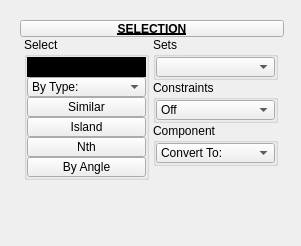
<?xml version="1.0" encoding="UTF-8"?>
<ui version="4.0">
 <class>QtUi</class>
 <widget class="QMainWindow" name="QtUi">
  <property name="enabled">
   <bool>true</bool>
  </property>
  <property name="geometry">
   <rect>
    <x>0</x>
    <y>0</y>
    <width>301</width>
    <height>246</height>
   </rect>
  </property>
  <property name="minimumSize">
   <size>
    <width>120</width>
    <height>0</height>
   </size>
  </property>
  <property name="maximumSize">
   <size>
    <width>999</width>
    <height>999</height>
   </size>
  </property>
  <property name="palette">
   <palette>
    <active>
     <colorrole role="Base">
      <brush brushstyle="SolidPattern">
       <color alpha="255">
        <red>0</red>
        <green>0</green>
        <blue>0</blue>
       </color>
      </brush>
     </colorrole>
     <colorrole role="Shadow">
      <brush brushstyle="SolidPattern">
       <color alpha="255">
        <red>0</red>
        <green>0</green>
        <blue>0</blue>
       </color>
      </brush>
     </colorrole>
     <colorrole role="Highlight">
      <brush brushstyle="SolidPattern">
       <color alpha="255">
        <red>85</red>
        <green>170</green>
        <blue>255</blue>
       </color>
      </brush>
     </colorrole>
     <colorrole role="ToolTipBase">
      <brush brushstyle="SolidPattern">
       <color alpha="255">
        <red>255</red>
        <green>255</green>
        <blue>127</blue>
       </color>
      </brush>
     </colorrole>
    </active>
    <inactive>
     <colorrole role="Base">
      <brush brushstyle="SolidPattern">
       <color alpha="255">
        <red>0</red>
        <green>0</green>
        <blue>0</blue>
       </color>
      </brush>
     </colorrole>
     <colorrole role="Shadow">
      <brush brushstyle="SolidPattern">
       <color alpha="255">
        <red>0</red>
        <green>0</green>
        <blue>0</blue>
       </color>
      </brush>
     </colorrole>
     <colorrole role="Highlight">
      <brush brushstyle="SolidPattern">
       <color alpha="255">
        <red>85</red>
        <green>170</green>
        <blue>255</blue>
       </color>
      </brush>
     </colorrole>
     <colorrole role="ToolTipBase">
      <brush brushstyle="SolidPattern">
       <color alpha="255">
        <red>255</red>
        <green>255</green>
        <blue>127</blue>
       </color>
      </brush>
     </colorrole>
    </inactive>
    <disabled>
     <colorrole role="Base">
      <brush brushstyle="SolidPattern">
       <color alpha="255">
        <red>240</red>
        <green>240</green>
        <blue>240</blue>
       </color>
      </brush>
     </colorrole>
     <colorrole role="Shadow">
      <brush brushstyle="SolidPattern">
       <color alpha="255">
        <red>0</red>
        <green>0</green>
        <blue>0</blue>
       </color>
      </brush>
     </colorrole>
     <colorrole role="Highlight">
      <brush brushstyle="SolidPattern">
       <color alpha="255">
        <red>0</red>
        <green>120</green>
        <blue>215</blue>
       </color>
      </brush>
     </colorrole>
     <colorrole role="ToolTipBase">
      <brush brushstyle="SolidPattern">
       <color alpha="255">
        <red>255</red>
        <green>255</green>
        <blue>127</blue>
       </color>
      </brush>
     </colorrole>
    </disabled>
   </palette>
  </property>
  <property name="windowTitle">
   <string>Toolkit</string>
  </property>
  <property name="tabShape">
   <enum>QTabWidget::Triangular</enum>
  </property>
  <property name="dockNestingEnabled">
   <bool>true</bool>
  </property>
  <property name="dockOptions">
   <set>QMainWindow::AllowNestedDocks|QMainWindow::AllowTabbedDocks|QMainWindow::AnimatedDocks|QMainWindow::ForceTabbedDocks</set>
  </property>
  <widget class="QWidget" name="mainWindow">
   <widget class="QWidget" name="layoutWidget_2">
    <property name="geometry">
     <rect>
      <x>20</x>
      <y>20</y>
      <width>264</width>
      <height>206</height>
     </rect>
    </property>
    <layout class="QGridLayout" name="gridLayout_2">
     <property name="spacing">
      <number>0</number>
     </property>
     <item row="1" column="1" colspan="2">
      <layout class="QHBoxLayout" name="horizontalLayout">
       <item>
        <layout class="QVBoxLayout" name="verticalLayout">
         <property name="spacing">
          <number>0</number>
         </property>
         <item>
          <widget class="QGroupBox" name="groupBox_5">
           <property name="minimumSize">
            <size>
             <width>125</width>
             <height>0</height>
            </size>
           </property>
           <property name="maximumSize">
            <size>
             <width>125</width>
             <height>999</height>
            </size>
           </property>
           <property name="title">
            <string>Select</string>
           </property>
           <layout class="QVBoxLayout" name="verticalLayout_4">
            <property name="spacing">
             <number>0</number>
            </property>
            <property name="leftMargin">
             <number>0</number>
            </property>
            <property name="topMargin">
             <number>0</number>
            </property>
            <property name="rightMargin">
             <number>0</number>
            </property>
            <property name="bottomMargin">
             <number>0</number>
            </property>
            <item>
             <widget class="QLineEdit" name="txt001">
              <property name="minimumSize">
               <size>
                <width>0</width>
                <height>20</height>
               </size>
              </property>
              <property name="maximumSize">
               <size>
                <width>999</width>
                <height>20</height>
               </size>
              </property>
              <property name="toolTip">
               <string>&lt;html&gt;&lt;head/&gt;&lt;body&gt;&lt;p&gt;Select all by name.&lt;br&gt;&lt;br/&gt;&lt;span style=&quot; text-decoration: underline;&quot;&gt;Wildcards:&lt;/span&gt;&lt;br&gt;&lt;span style=&quot; font-weight:600;&quot;&gt;Startswith&lt;/span&gt;*&lt;br&gt;*&lt;span style=&quot; font-weight:600;&quot;&gt;Endswith&lt;/span&gt;&lt;br&gt;*&lt;span style=&quot; font-weight:600;&quot;&gt;contains&lt;/span&gt;*&lt;/p&gt;&lt;/body&gt;&lt;/html&gt;</string>
              </property>
              <property name="maxLength">
               <number>100</number>
              </property>
              <property name="frame">
               <bool>false</bool>
              </property>
              <property name="placeholderText">
               <string>By Name:</string>
              </property>
             </widget>
            </item>
            <item>
             <widget class="ComboBox" name="cmb002">
              <property name="minimumSize">
               <size>
                <width>0</width>
                <height>20</height>
               </size>
              </property>
              <property name="maximumSize">
               <size>
                <width>999</width>
                <height>20</height>
               </size>
              </property>
              <property name="toolTip">
               <string>Select All objects in the scene of the same type</string>
              </property>
              <property name="editable">
               <bool>false</bool>
              </property>
              <property name="maxVisibleItems">
               <number>30</number>
              </property>
              <property name="sizeAdjustPolicy">
               <enum>QComboBox::AdjustToContents</enum>
              </property>
              <item>
               <property name="text">
                <string>By Type:</string>
               </property>
              </item>
             </widget>
            </item>
            <item>
             <widget class="PushButton" name="tb001">
              <property name="enabled">
               <bool>true</bool>
              </property>
              <property name="minimumSize">
               <size>
                <width>0</width>
                <height>20</height>
               </size>
              </property>
              <property name="maximumSize">
               <size>
                <width>999</width>
                <height>20</height>
               </size>
              </property>
              <property name="toolTip">
               <string>Select similar objects or components, depending on selection mode.</string>
              </property>
              <property name="text">
               <string>Similar</string>
              </property>
              <property name="iconSize">
               <size>
                <width>18</width>
                <height>18</height>
               </size>
              </property>
             </widget>
            </item>
            <item>
             <widget class="PushButton" name="tb002">
              <property name="enabled">
               <bool>true</bool>
              </property>
              <property name="minimumSize">
               <size>
                <width>0</width>
                <height>20</height>
               </size>
              </property>
              <property name="maximumSize">
               <size>
                <width>999</width>
                <height>20</height>
               </size>
              </property>
              <property name="toolTip">
               <string>Select Island: Select contiguous faces within a normal range</string>
              </property>
              <property name="text">
               <string>Island</string>
              </property>
              <property name="iconSize">
               <size>
                <width>18</width>
                <height>18</height>
               </size>
              </property>
             </widget>
            </item>
            <item>
             <widget class="PushButton" name="tb000">
              <property name="enabled">
               <bool>true</bool>
              </property>
              <property name="minimumSize">
               <size>
                <width>0</width>
                <height>20</height>
               </size>
              </property>
              <property name="maximumSize">
               <size>
                <width>999</width>
                <height>20</height>
               </size>
              </property>
              <property name="toolTip">
               <string>Select Nth: Select 2 components</string>
              </property>
              <property name="text">
               <string>Nth</string>
              </property>
              <property name="iconSize">
               <size>
                <width>18</width>
                <height>18</height>
               </size>
              </property>
             </widget>
            </item>
            <item>
             <widget class="PushButton" name="tb003">
              <property name="enabled">
               <bool>true</bool>
              </property>
              <property name="minimumSize">
               <size>
                <width>0</width>
                <height>20</height>
               </size>
              </property>
              <property name="maximumSize">
               <size>
                <width>999</width>
                <height>20</height>
               </size>
              </property>
              <property name="toolTip">
               <string>Select edges having normals between the given high and low angles.</string>
              </property>
              <property name="text">
               <string>By Angle</string>
              </property>
              <property name="iconSize">
               <size>
                <width>18</width>
                <height>18</height>
               </size>
              </property>
             </widget>
            </item>
           </layout>
           <zorder>txt001</zorder>
           <zorder>tb001</zorder>
           <zorder>tb002</zorder>
           <zorder>cmb002</zorder>
           <zorder>tb000</zorder>
           <zorder>tb003</zorder>
          </widget>
         </item>
         <item>
          <spacer name="verticalSpacer_2">
           <property name="orientation">
            <enum>Qt::Vertical</enum>
           </property>
           <property name="sizeHint" stdset="0">
            <size>
             <width>0</width>
             <height>0</height>
            </size>
           </property>
          </spacer>
         </item>
        </layout>
       </item>
       <item>
        <layout class="QVBoxLayout" name="verticalLayout_2">
         <property name="spacing">
          <number>0</number>
         </property>
         <item>
          <widget class="QGroupBox" name="groupBox_4">
           <property name="minimumSize">
            <size>
             <width>125</width>
             <height>0</height>
            </size>
           </property>
           <property name="maximumSize">
            <size>
             <width>125</width>
             <height>999</height>
            </size>
           </property>
           <property name="title">
            <string>Sets</string>
           </property>
           <layout class="QVBoxLayout" name="verticalLayout_5">
            <property name="spacing">
             <number>0</number>
            </property>
            <property name="leftMargin">
             <number>0</number>
            </property>
            <property name="topMargin">
             <number>0</number>
            </property>
            <property name="rightMargin">
             <number>0</number>
            </property>
            <property name="bottomMargin">
             <number>0</number>
            </property>
            <item>
             <widget class="ComboBox" name="cmb001">
              <property name="minimumSize">
               <size>
                <width>0</width>
                <height>20</height>
               </size>
              </property>
              <property name="maximumSize">
               <size>
                <width>999</width>
                <height>20</height>
               </size>
              </property>
              <property name="toolTip">
               <string>Selection sets.</string>
              </property>
              <property name="editable">
               <bool>false</bool>
              </property>
              <property name="maxVisibleItems">
               <number>30</number>
              </property>
              <property name="sizeAdjustPolicy">
               <enum>QComboBox::AdjustToContents</enum>
              </property>
             </widget>
            </item>
           </layout>
          </widget>
         </item>
         <item>
          <widget class="QGroupBox" name="groupBox_8">
           <property name="minimumSize">
            <size>
             <width>125</width>
             <height>0</height>
            </size>
           </property>
           <property name="maximumSize">
            <size>
             <width>125</width>
             <height>999</height>
            </size>
           </property>
           <property name="toolTip">
            <string/>
           </property>
           <property name="title">
            <string>Constraints</string>
           </property>
           <layout class="QVBoxLayout" name="verticalLayout_6">
            <property name="spacing">
             <number>0</number>
            </property>
            <property name="leftMargin">
             <number>0</number>
            </property>
            <property name="topMargin">
             <number>0</number>
            </property>
            <property name="rightMargin">
             <number>0</number>
            </property>
            <property name="bottomMargin">
             <number>0</number>
            </property>
            <item>
             <widget class="ComboBox" name="cmb005">
              <property name="minimumSize">
               <size>
                <width>0</width>
                <height>20</height>
               </size>
              </property>
              <property name="maximumSize">
               <size>
                <width>999</width>
                <height>20</height>
               </size>
              </property>
              <property name="toolTip">
               <string>Selection contraints.</string>
              </property>
              <property name="editable">
               <bool>false</bool>
              </property>
              <property name="sizeAdjustPolicy">
               <enum>QComboBox::AdjustToContents</enum>
              </property>
              <item>
               <property name="text">
                <string>Off</string>
               </property>
              </item>
             </widget>
            </item>
           </layout>
          </widget>
         </item>
         <item>
          <widget class="QGroupBox" name="groupBox_6">
           <property name="minimumSize">
            <size>
             <width>125</width>
             <height>0</height>
            </size>
           </property>
           <property name="maximumSize">
            <size>
             <width>125</width>
             <height>999</height>
            </size>
           </property>
           <property name="toolTip">
            <string/>
           </property>
           <property name="title">
            <string>Component</string>
           </property>
           <layout class="QVBoxLayout" name="verticalLayout_7">
            <property name="spacing">
             <number>0</number>
            </property>
            <property name="leftMargin">
             <number>0</number>
            </property>
            <property name="topMargin">
             <number>0</number>
            </property>
            <property name="rightMargin">
             <number>0</number>
            </property>
            <property name="bottomMargin">
             <number>0</number>
            </property>
            <item>
             <widget class="ComboBox" name="cmb003">
              <property name="minimumSize">
               <size>
                <width>0</width>
                <height>20</height>
               </size>
              </property>
              <property name="maximumSize">
               <size>
                <width>999</width>
                <height>20</height>
               </size>
              </property>
              <property name="toolTip">
               <string>Convert selection to type</string>
              </property>
              <property name="maxVisibleItems">
               <number>30</number>
              </property>
              <property name="maxCount">
               <number>100</number>
              </property>
              <property name="sizeAdjustPolicy">
               <enum>QComboBox::AdjustToContents</enum>
              </property>
              <property name="frame">
               <bool>true</bool>
              </property>
              <item>
               <property name="text">
                <string>Convert To:</string>
               </property>
              </item>
             </widget>
            </item>
           </layout>
          </widget>
         </item>
         <item>
          <spacer name="verticalSpacer_3">
           <property name="orientation">
            <enum>Qt::Vertical</enum>
           </property>
           <property name="sizeHint" stdset="0">
            <size>
             <width>0</width>
             <height>0</height>
            </size>
           </property>
          </spacer>
         </item>
        </layout>
       </item>
      </layout>
     </item>
     <item row="0" column="1" colspan="2">
      <widget class="PushButtonDraggable" name="draggable_header">
       <property name="minimumSize">
        <size>
         <width>19</width>
         <height>17</height>
        </size>
       </property>
       <property name="maximumSize">
        <size>
         <width>999</width>
         <height>17</height>
        </size>
       </property>
       <property name="font">
        <font>
         <weight>75</weight>
         <bold>true</bold>
         <underline>true</underline>
        </font>
       </property>
       <property name="text">
        <string>SELECTION</string>
       </property>
       <property name="checkable">
        <bool>true</bool>
       </property>
      </widget>
     </item>
    </layout>
   </widget>
  </widget>
 </widget>
 <customwidgets>
  <customwidget>
   <class>PushButtonDraggable</class>
   <extends>QPushButton</extends>
   <header>widgets.pushbuttondraggable.h</header>
  </customwidget>
  <customwidget>
   <class>ComboBox</class>
   <extends>QComboBox</extends>
   <header>widgets.combobox.h</header>
  </customwidget>
  <customwidget>
   <class>PushButton</class>
   <extends>QPushButton</extends>
   <header>widgets.pushbutton.h</header>
  </customwidget>
 </customwidgets>
 <resources/>
 <connections/>
 <designerdata>
  <property name="gridDeltaX">
   <number>5</number>
  </property>
  <property name="gridDeltaY">
   <number>5</number>
  </property>
  <property name="gridSnapX">
   <bool>true</bool>
  </property>
  <property name="gridSnapY">
   <bool>true</bool>
  </property>
  <property name="gridVisible">
   <bool>true</bool>
  </property>
 </designerdata>
</ui>
